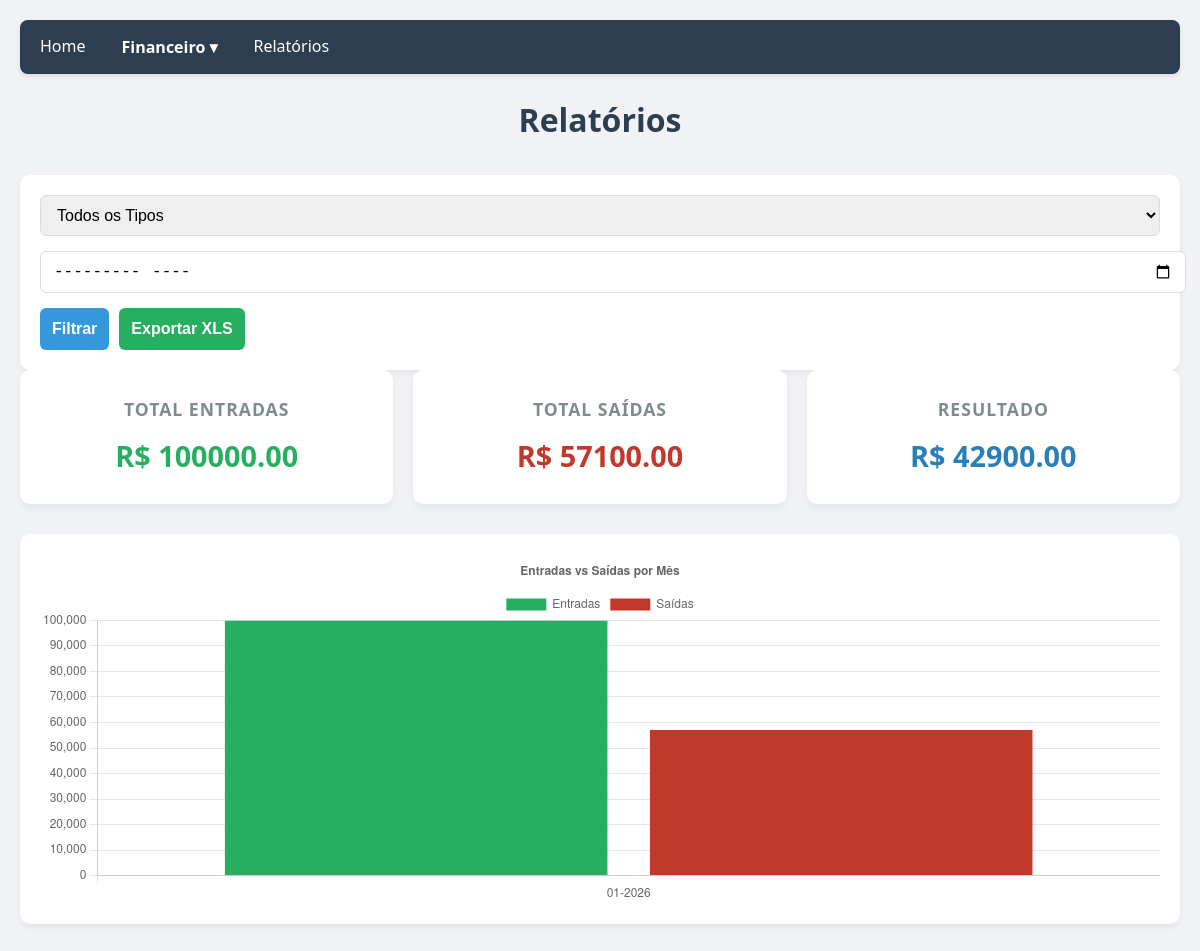
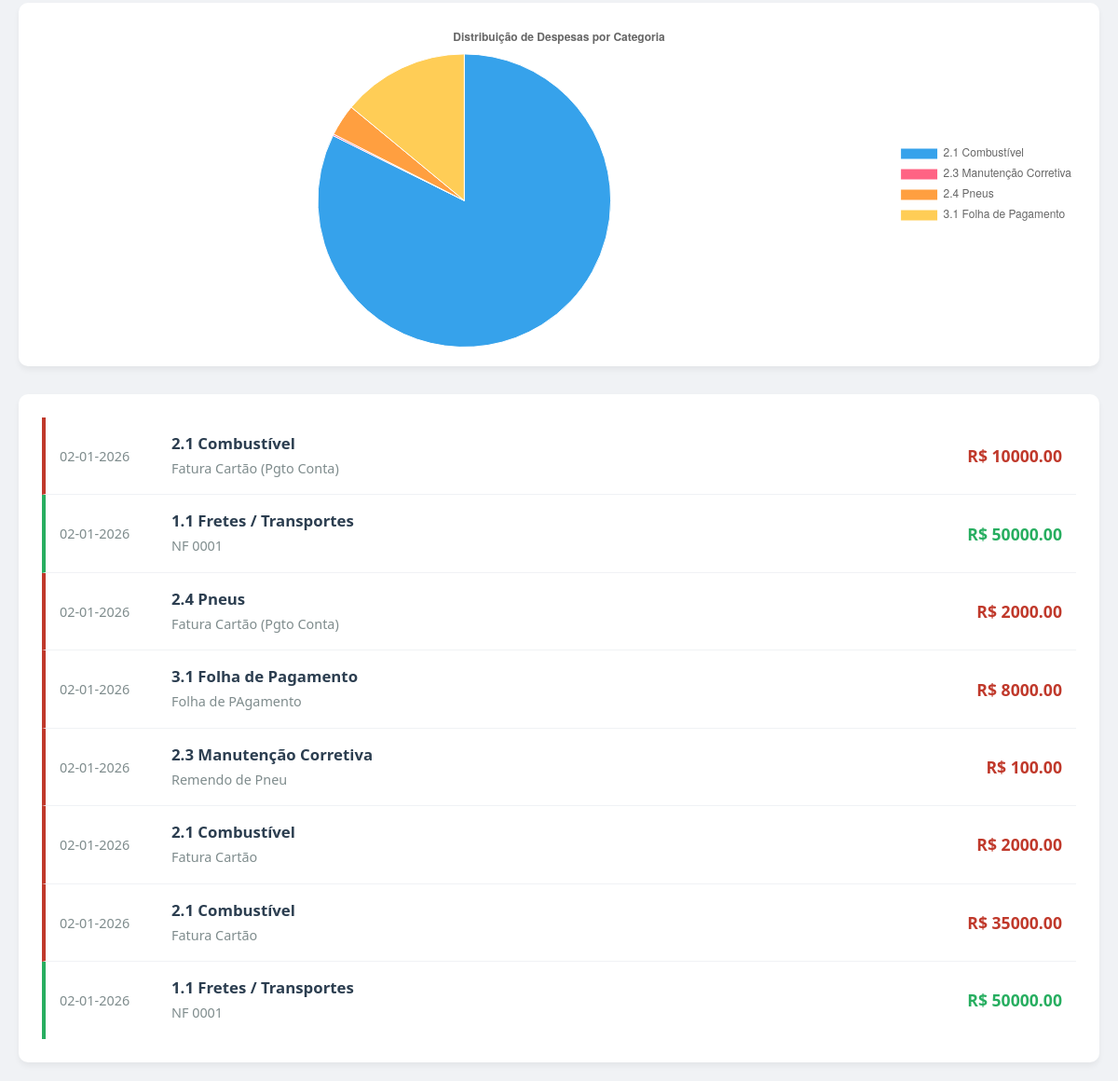
Screenshot of /relatorios with the database file from the repository (2 pictures, top to bottom).
### tables this page shows
CREATE TABLE transacoes (
            id INTEGER PRIMARY KEY AUTOINCREMENT,
            data VARCHAR(20),
            tipo VARCHAR(20),
            categoria VARCHAR(100),
            valor REAL,
            descricao TEXT
        );

### api/index.py (the view)
@app.route('/relatorios')
def relatorios():
    tipo = request.args.get('tipo')
    mes = request.args.get('mes') # Vem no formato YYYY-MM do input type="month"
    rows = get_filtered_rows(tipo, mes)
    transacoes_filtradas = [{'id': r[0], 'data': r[1], 'tipo': r[2], 'categoria': r[3], 'valor': r[4], 'descricao': r[5]} for r in rows]
    gastos_por_categoria = {}
    for t in transacoes_filtradas:
        if t['tipo'] == 'saida':
            cat = t['categoria']
            gastos_por_categoria[cat] = gastos_por_categoria.get(cat, 0) + t['valor']
    historico_meses = {}
    for t in transacoes_filtradas:
        try:
            data_obj = datetime.strptime(t['data'], '%d-%m-%Y')
            chave = data_obj.strftime('%m-%Y')
            if chave not in historico_meses:
                historico_meses[chave] = {'entrada': 0, 'saida': 0}
            if t['tipo'] in ['entrada', 'saida']:
                historico_meses[chave][t['tipo']] += t['valor']
        except (ValueError, TypeError):
            continue # Ignora datas inválidas
    meses_ordenados = sorted(historico_meses.keys(), key=lambda x: datetime.strptime(x, '%m-%Y'))
    barras_labels = meses_ordenados
    barras_entradas = [historico_meses[m]['entrada'] for m in meses_ordenados]
    barras_saidas = [historico_meses[m]['saida'] for m in meses_ordenados]
    total_entradas = sum(t['valor'] for t in transacoes_filtradas if t['tipo'] == 'entrada')
    total_saidas = sum(t['valor'] for t in transacoes_filtradas if t['tipo'] == 'saida')
    saldo = total_entradas - total_saidas
    return render_template('relatorios.html',
                           transacoes=transacoes_filtradas,
                           entrada=total_entradas,
                           saidas=total_saidas,
                           saldo=saldo,
                           gastos_por_categoria=gastos_por_categoria,
                           barras_labels=barras_labels,
                           barras_entradas=barras_entradas,
                           barras_saidas=barras_saidas,
                           filtro_tipo=tipo,
                           filtro_mes=mes)

### api/index.py (called while the page is built)
def get_db_connection():
    if 'POSTGRES_URL' in os.environ:
        if psycopg2 is None:
            raise ImportError("A biblioteca 'psycopg2' é necessária para conexão com PostgreSQL, mas não está instalada.")
        return psycopg2.connect(os.environ['POSTGRES_URL'])
    return sqlite3.connect('database.db')

def get_filtered_rows(tipo, mes):
    conn = get_db_connection()
    cur = conn.cursor()
    query = "SELECT * FROM transacoes WHERE 1=1"
    params = []
    if tipo and tipo in ['entrada', 'saida']:
        query += " AND tipo = %s" if 'POSTGRES_URL' in os.environ else " AND tipo = ?"
        params.append(tipo)
    if mes:
        ano, mes_val = mes.split('-')
        mes_formatado = f"{mes_val}-{ano}"
        query += " AND data LIKE %s" if 'POSTGRES_URL' in os.environ else " AND data LIKE ?"
        params.append(f"%{mes_formatado}")
    query += " ORDER BY id DESC"
    cur.execute(query, tuple(params))
    rows = cur.fetchall()
    cur.close()
    conn.close()
    return rows

### templates/relatorios.html (shortened to what this page needs)
{% extends "base.html" %}
{% block content %}
        <div class="header">
            <h1>Relatórios</h1>
        </div>
        <form action="/relatorios" method="GET" class="filter-form">
            <div class="row">
                <select name="tipo">
                    <option value="">Todos os Tipos</option>
                </select>
                <input type="month" name="mes" value="{{ filtro_mes }}">
                <div style="flex: 0 0 auto; display: flex; gap: 10px;">
                    <button type="submit" style="width: auto;">Filtrar</button>
                    <button type="submit" formaction="{{ url_for('exportar') }}" class="btn-secondary" style="background-color: #27ae60; height: 100%; width: auto; border: none; cursor: pointer;">Exportar XLS</button>
                </div>
            </div>
        </form>
        <div class="dashboard">
            <div class="card entrada">
                <h3>Total Entradas</h3>
                <p>R$ {{ "%.2f"|format(entrada) }}</p>
            </div>
            <div class="card saida">
                <h3>Total Saídas</h3>
                <p>R$ {{ "%.2f"|format(saidas) }}</p>
            </div>
            <div class="card saldo">
                <h3>Resultado</h3>
                <p>R$ {{ "%.2f"|format(saldo) }}</p>
            </div>
        </div>
        {% if barras_labels %}
        <div class="chart-container">
            <canvas id="barrasChart"></canvas>
        </div>
        {% endif %}
        {% if gastos_por_categoria %}
        <div class="chart-container">
            <canvas id="gastosChart"></canvas>
        </div>
        {% endif %}
        <div class="lista">
            {% for t in transacoes %}
            <div class="transacao-item {{ t.tipo }}">
                <div class="data-box">{{ t.data }}</div>
                <div class="detalhes">
                    <strong>{{ t.categoria }}</strong>
                    <span>{{ t.descricao }}</span>
                </div>
                <div class="valor">R$ {{ "%.2f"|format(t.valor) }}</div>
            </div>
            {% else %}
            <div class="empty-state">Nenhum registro encontrado para este filtro.</div>
            {% endfor %}
        </div>
{% endblock %}
{% block scripts %}
    <script>
        // Gráfico de Barras
        const barrasLabels = {{ barras_labels | tojson }};
        const barrasEntradas = {{ barras_entradas | tojson }};
        const barrasSaidas = {{ barras_saidas | tojson }};
        if (barrasLabels && barrasLabels.length > 0) {
            const ctxBar = document.getElementById('barrasChart');
            new Chart(ctxBar, {
                type: 'bar',
                data: {
                    labels: barrasLabels,
                    datasets: [
                        { label: 'Entradas', data: barrasEntradas, backgroundColor: '#27ae60' },
                        { label: 'Saídas', data: barrasSaidas, backgroundColor: '#c0392b' }
                    ]
                },
                options: {
                    responsive: true,
                    maintainAspectRatio: false,
                    plugins: {
                        title: { display: true, text: 'Entradas vs Saídas por Mês' }
                    },
                    scales: { y: { beginAtZero: true } }
                }
            });
        }
        // Gráfico de Pizza (Existente)
        const dadosGastos = {{ gastos_por_categoria | tojson }};
        if (Object.keys(dadosGastos).length > 0) {
            const ctx = document.getElementById('gastosChart');
            new Chart(ctx, {
                type: 'pie',
                data: {
                    labels: Object.keys(dadosGastos),
                    datasets: [{
                        label: 'Valor (R$)',
                        data: Object.values(dadosGastos),
                        borderWidth: 1
                    }]
                },
                options: {
                    responsive: true,
                    maintainAspectRatio: false,
                    plugins: {
                        legend: { position: 'right' },
                        title: { display: true, text: 'Distribuição de Despesas por Categoria' }
                    }
                }
            });
        }
    </script>
{% endblock %}

### static/css/style.css (style rules this page uses)
* { box_sizing: border-box; margin: 0; padding: 0; }
body { font-family: 'Segoe UI', Tahoma, Geneva, Verdana, sans-serif; background-color: #f0f2f5; color: #333; line-height: 1.6; }
.header { text-align: center; margin-bottom: 30px; }
.header h1 { color: #2c3e50; font-weight: 600; }
.dashboard { display: grid; grid-template-columns: repeat(auto-fit, minmax(280px, 1fr)); gap: 20px; margin-bottom: 30px; }
.card { background: white; padding: 25px; border-radius: 10px; box-shadow: 0 4px 6px rgba(0,0,0,0.05); text-align: center; transition: transform 0.2s; }
.card h3 { margin-bottom: 10px; font-size: 1.1em; color: #7f8c8d; text-transform: uppercase; letter-spacing: 1px; }
.card p { font-size: 1.8em; font-weight: bold; margin: 0; }
.entrada p { color: #27ae60; }
.saida p { color: #c0392b; }
.saldo p { color: #2980b9; }
form { background: white; padding: 20px; border-radius: 10px; box-shadow: 0 4px 6px rgba(0,0,0,0.05); }
input[type="text"], input[type="number"], input[type="date"], input[type="month"], select { width: 100%; padding: 10px 12px; margin-bottom: 15px; border: 1px solid #ddd; border-radius: 6px; font-size: 16px; transition: border-color 0.3s; }
button { width: 100%; padding: 12px; background-color: #3498db; color: white; border: none; border-radius: 6px; font-size: 16px; font-weight: bold; cursor: pointer; transition: background-color 0.3s; }
.btn-secondary { background-color: #95a5a6; }
.lista { background: white; padding: 25px; border-radius: 10px; box-shadow: 0 4px 6px rgba(0,0,0,0.05); margin-top: 30px; }
.transacao-item { display: flex; justify-content: space-between; align-items: center; padding: 15px; border-bottom: 1px solid #f0f2f5; transition: background-color 0.2s; }
.transacao-item:last-child { border-bottom: none; }
.transacao-item.entrada { border-left: 4px solid #27ae60; }
.transacao-item.saida { border-left: 4px solid #c0392b; }
.data-box { font-size: 0.9em; color: #7f8c8d; width: 100px; }
.detalhes { flex-grow: 1; padding: 0 20px; }
.detalhes strong { display: block; color: #2c3e50; font-size: 1.05em; }
.detalhes span { font-size: 0.9em; color: #7f8c8d; }
.valor { font-weight: bold; font-size: 1.1em; min-width: 120px; text-align: right; }
.transacao-item.entrada .valor { color: #27ae60; }
.transacao-item.saida .valor { color: #c0392b; }
.chart-container { background: white; padding: 20px; border-radius: 10px; box-shadow: 0 4px 6px rgba(0,0,0,0.05); margin-bottom: 30px; height: 350px; position: relative; }

### rows the page displays
transacoes: data "02-01-2026", categoria "2.1 Combustível", descricao "Fatura Cartão (Pgto Conta)", valor "10000.00"
transacoes: data "02-01-2026", categoria "1.1 Fretes / Transportes", descricao "NF 0001", valor "50000.00"
transacoes: data "02-01-2026", categoria "2.4 Pneus", descricao "Fatura Cartão (Pgto Conta)", valor "2000.00"
transacoes: data "02-01-2026", categoria "3.1 Folha de Pagamento", descricao "Folha de PAgamento", valor "8000.00"
transacoes: data "02-01-2026", categoria "2.3 Manutenção Corretiva", descricao "Remendo de Pneu", valor "100.00"
transacoes: data "02-01-2026", categoria "2.1 Combustível", descricao "Fatura Cartão", valor "2000.00"
transacoes: data "02-01-2026", categoria "2.1 Combustível", descricao "Fatura Cartão", valor "35000.00"
transacoes: data "02-01-2026", categoria "1.1 Fretes / Transportes", descricao "NF 0001", valor "50000.00"

### other values shown
{{ "%.2f"|format(entrada) }} "100000.00"
{{ "%.2f"|format(saidas) }} "57100.00"
{{ "%.2f"|format(saldo) }} "42900.00"
chart data {{ barras_labels | tojson }} ["01-2026"]
chart data {{ barras_entradas | tojson }} [100000.0]
chart data {{ barras_saidas | tojson }} [57100.0]
